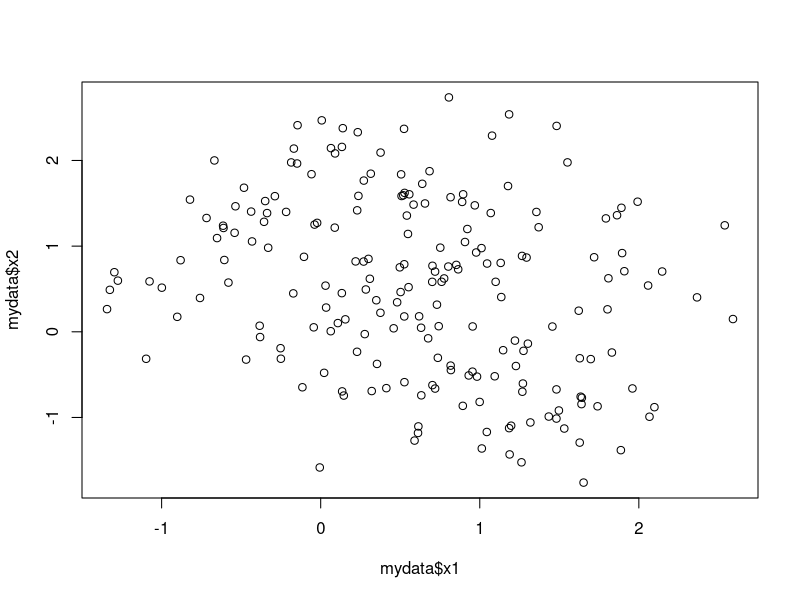
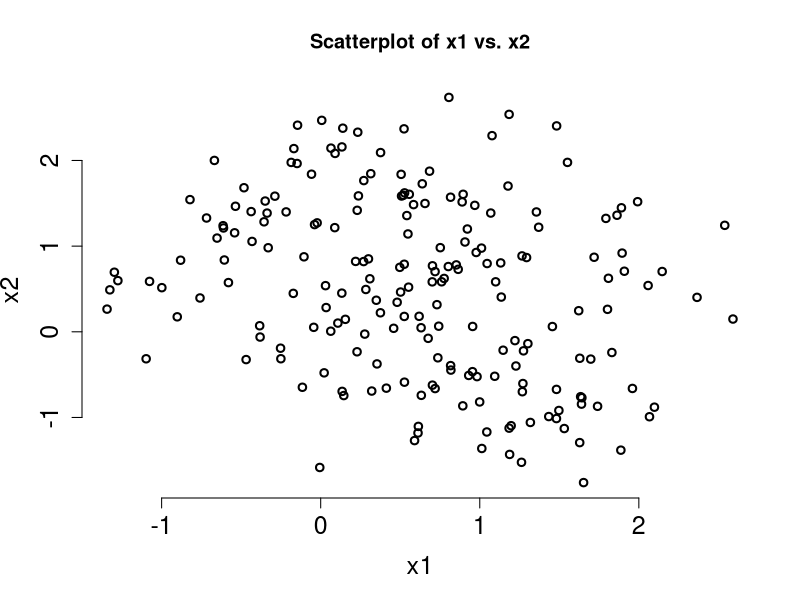
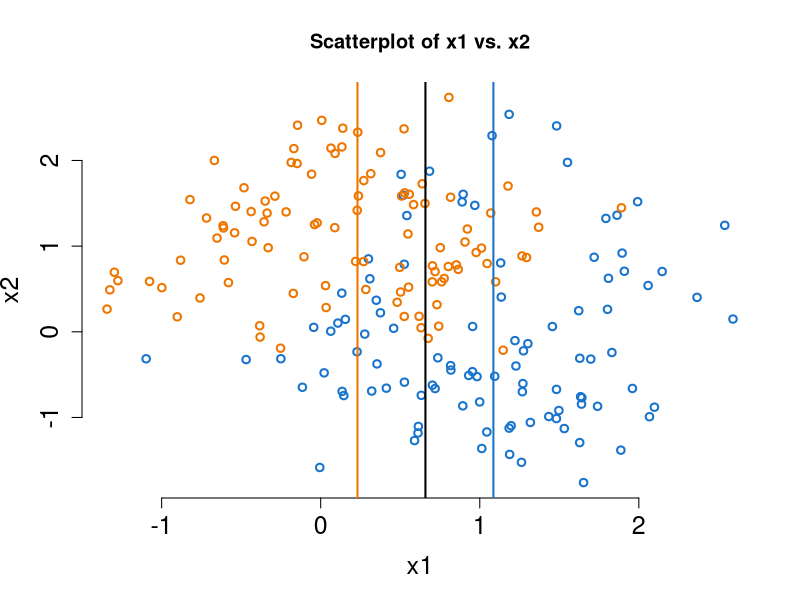
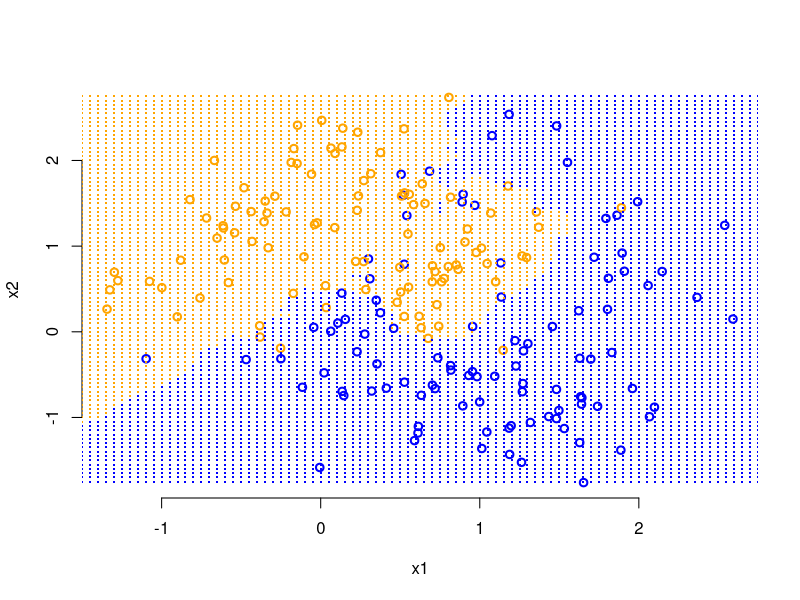
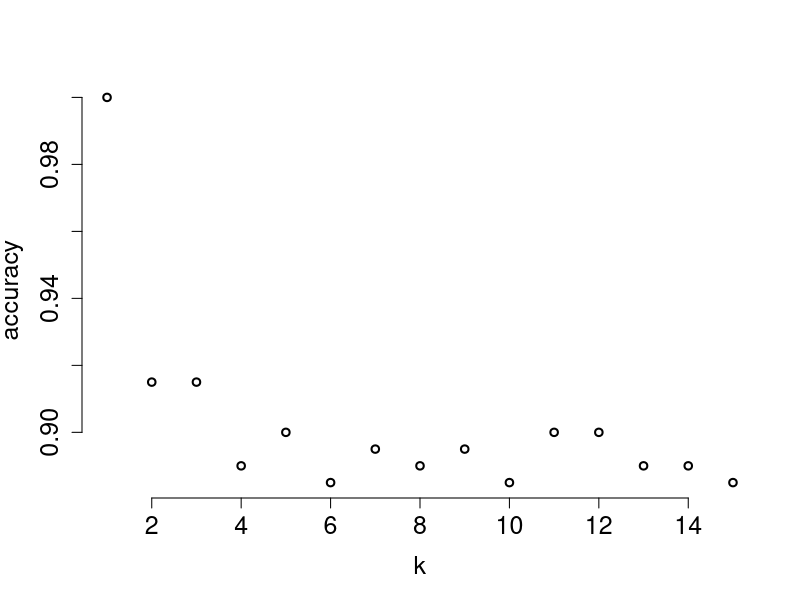
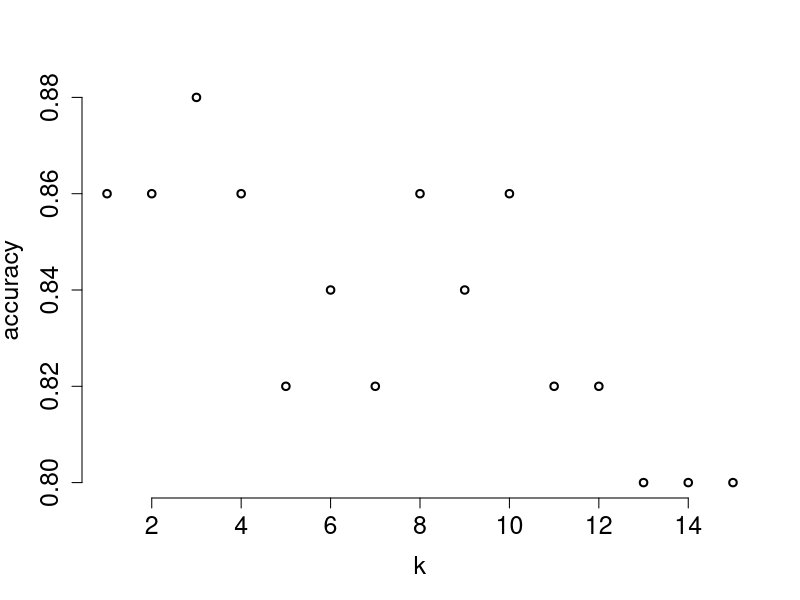

Generate these figures, in order, with R:
### STAT5P87 - Week 1

# The # sign is used to indicate a comment

# Find the current working directory
getwd()

# Change the working directory

# Once working directory is set
# load data using read.csv()
mydata = read.csv('simple-classification-data.csv')


# mydata is a "data.frame"
# look at the header of the data (first 6 rows)
head(mydata)


# Several ways to access data in a data frame

# Grab a specific column by name
mydata$x1

# We can also treat the data frame like a matrix
# and index into it

# To get the third row, second column (0.9993)
mydata[3,2]

# Grab all of column 2
mydata[,2]

# Grab all of row 3
mydata[3,]

# Get the type of each column
str(mydata)


# Create a `vector' or ordered set
# c() for `concatenate'
c(1, 2)
c(1, 5)

# The c() function can go into indexing 
# our dataframe. For example, rows 2, 3, 4
# all columns
mydata[c(2, 3, 4),]

# Create matrices from the dataframe
# Not necessary, but good practice to always
# specify the columns and rows
y = matrix(mydata$y, ncol = 1, nrow = 200)

# Can make the matrix explicitly
X = matrix(c(mydata$x1, mydata$x2), ncol = 2, nrow = 200)
X

# Or use the model.matrix() function
X = model.matrix(y ~ x1 + x2, data=mydata)

# Can use a . to mean "everything except the output"
X = model.matrix(y ~ ., data=mydata)
X

# Can suppress the intercept
X = model.matrix(y ~ 0 + ., data=mydata)
X



### Explore the data

head(mydata)

# Visualize the data
# use plot() to create a scatterplot
plot(mydata$x1, mydata$x2)

# Settings to customize your plot
plot(mydata$x1, mydata$x2, 
     xlab = 'x1', ylab = 'x2', 
     main = 'Scatterplot of x1 vs. x2', 
     lwd = 2, cex = 1, cex.lab = 1.5, 
     cex.axis = 1.5, bty = 'n', 
     col = 'black')

# I want to give different colour for each
# y value

# Only plot the values corresponding
# to y = 0

# to select only the y = 0 values
mydata$x1[mydata$y == 0]

plot(mydata$x1[mydata$y == 0], mydata$x2[mydata$y == 0], 
     xlab = 'x1', ylab = 'x2', 
     main = 'Scatterplot of x1 vs. x2', 
     lwd = 2, cex = 1, cex.lab = 1.5, 
     cex.axis = 1.5, bty = 'n', 
     col = 'dodgerblue3', 
     xlim = c(min(mydata$x1), max(mydata$x1)), 
     ylim = c(min(mydata$x2), max(mydata$x2)))

# plot() creates a new figure
# use points() or lines() to add to an existing figure
points(mydata$x1[mydata$y == 1], mydata$x2[mydata$y == 1], 
     lwd = 2, cex = 1, col = 'darkorange2')


# Compute median x1 value for y = 0 and  y = 1 observations
median_blue = median(mydata$x1[mydata$y == 0])
median_orange = median(mydata$x1[mydata$y == 1])

# Add x1 median lines to plot
lines(c(median_blue, median_blue), c(-5, 5), 
      col = 'dodgerblue3', lwd = 2)

lines(c(median_orange, median_orange), c(-5, 5), 
      col = 'darkorange2', lwd = 2)

# Define a threshold as a classification rule
# the midpoint between the two medians
threshold = (median_blue + median_orange) / 2

# Add threshold to plot
lines(c(threshold, threshold), c(-5, 5), 
      col = 'black', lwd = 2)

# Apply novel `median-midpoint-classifier' to training data
n = dim(mydata)[1]
yHat = matrix(0, nrow = n)
yHat[mydata$x1 < threshold] = 1

# Compute accuracy
mean(yHat == mydata$y)
yHat == mydata$y


### Implement the k-Nearest-Neighbours
# classifier

euclidean_distance = function(X, Y){
  # Euclidean distance between two 
  # equal-length vectors, X and Y
  # Input: 
  #   X: vector
  #   Y: vector
  # Output:
  #   distance between X and Y
  return(sqrt(sum((X - Y)^2)))
}

# test function
euclidean_distance(c(0, 0), c(3, 4))


## Back to kNN - classify xStar

xStar = c(0.5, 1)
n = dim(mydata)[1]
k = 10
X = model.matrix(y ~ 0 + ., data=mydata)

# Initiatlize distance vector
distances = matrix(0, ncol = n)

# Use for() loop to fill in distances
for(i in 1:n){
  distances[i] = euclidean_distance(xStar, X[i,])
}

# Sort distances (smallest to largest by default)
sorted_distances = sort(distances)
sorted_distances

# Identify indices of k nearest neighbours
which(distances <= sorted_distances[k])

# Look at corresponding y values
mydata$y[which(distances <= sorted_distances[k])]

# Check which is the majority
# if average > 0.5, then predict y = 1, otherwise, y = 0
mean(mydata$y[which(distances <= sorted_distances[k])])

# Take the above, and put it into a function
kNN = function(xStar, y, X, k){
  # Inputs:
  #   xStar: input vector to be classified
  #   y: 0/1 training outputs
  #   X: training inputs in matrix form
  #   k: positive integer, number of neighbours
  # Outputs:
  #   yHat: 0/1 predicted output
  n = dim(X)[1]
  distances = matrix(0, ncol = n)
  for(i in 1:n){
    distances[i] = euclidean_distance(xStar, X[i,])
  }
  sorted_distances = sort(distances)
  if(mean(y[which(distances <= sorted_distances[k])]) > 0.5){
    yHat = 1
  }else{
    yHat = 0
  }
  return(yHat)
}

# test function
kNN(xStar, mydata$y, X, 10)


## Compute training accuracy

n = dim(mydata)[1]
X = model.matrix(y ~ 0 + ., data=mydata)
yHat = matrix(0, ncol = n)
k = 10

# Predict y for each training observations
for(i in 1:n){
  yHat[i] = kNN(X[i,], mydata$y, X, k)
}

# Compute accuracy
mean(yHat == mydata$y)

### Visualize the decision boundary
# added post-lecture

# grid in each dimension
x_grid = seq(from=-1.75, to=2.75, by=0.05)
y_grid = seq(from=-1.75, to=2.75, by=0.05)

n_grid_points = length(x_grid)

# initialize 2D grid output
grid = matrix(NA, nrow = n_grid_points, ncol = n_grid_points)

# For each grid data point, apply kNN
for(i in c(1:n_grid_points)){
  for(j in c(1:n_grid_points)){
    grid[i, j] = kNN(c(x_grid[i], y_grid[j]), mydata$y, X, k)
  }
}

# Identify grid indices where we predict y = 0 or y = 1
# the arguement arr.ind = TRUE keeps the results as a
# 2-dimensional index, otherwise, it is given in 1 dimension
blue_index = which(grid == 0, arr.ind=TRUE)
orange_index = which(grid == 1, arr.ind=TRUE)

# colour-coded plot
plot(mydata$x1[mydata$y == 0], mydata$x2[mydata$y == 0], xlab = 'x1', ylab = 'x2', 
     bty = 'n', col = 'blue', lwd = 2, xlim = c(min(mydata$x1), max(mydata$x1)),
     ylim = c(min(mydata$x2), max(mydata$x2)))
points(mydata$x1[mydata$y == 1], mydata$x2[mydata$y == 1], xlab = 'x1', ylab = 'x2', 
       bty = 'n', col = 'orange', lwd = 2)

# Add colour-coded grid points
points(x_grid[blue_index[,1]], y_grid[blue_index[,2]], cex=2, pch='.', col='blue')
points(x_grid[orange_index[,1]], y_grid[orange_index[,2]], cex=2, pch='.', col='orange')


### Try different values of k

n = dim(mydata)[1]
X = model.matrix(y ~ 0 + ., data=mydata)

# Initialize accuracy for each k to be tested
accuracy = matrix(0, ncol = 15)

# Compute accuracy in a for() loop
for(k in 1:15){
  yHat = matrix(0, ncol = n)
  for(i in 1:n){
    yHat[i] = kNN(X[i,], mydata$y, X, k)
  }
  accuracy[k] = mean(yHat == mydata$y)
}

# Plot accuracy
plot(c(1:15), accuracy, bty = 'n', 
     xlab = 'k', ylab = 'accuracy', 
     cex.lab = 1.5, lwd = 2, cex.axis = 1.5)



### Try different values of k
# with training/testing split

n = dim(mydata)[1]
X = model.matrix(y ~ 0 + ., data=mydata)

# set.seed() for reproducibility
set.seed(0)
training_index = sample(c(1:n), size = 150)

# Split X into training and testing
X_training = X[training_index,]
X_testing = X[-training_index,]

# Split y into training and testing
y_training = mydata$y[training_index]
y_testing = mydata$y[-training_index]

# training and testing sample sizes
n_training = dim(X_training)[1]
n_testing = dim(X_testing)[1]

# Initialize accuracy, and compute testing accuracy for each k
accuracy = matrix(0, ncol = 15)
for(k in 1:15){
  yHat = matrix(0, ncol = n_testing)
  for(i in 1:n_testing){
    yHat[i] = kNN(X_testing[i,], y_training, X_training, k)
  }
  accuracy[k] = mean(yHat == y_testing)
}

# Plot testing accuracy
plot(c(1:15), accuracy, bty = 'n', 
     xlab = 'k', ylab = 'accuracy', 
     cex.lab = 1.5, lwd = 2, cex.axis = 1.5)

# The value of k that maximizes testing accuracy
which.max(accuracy)
